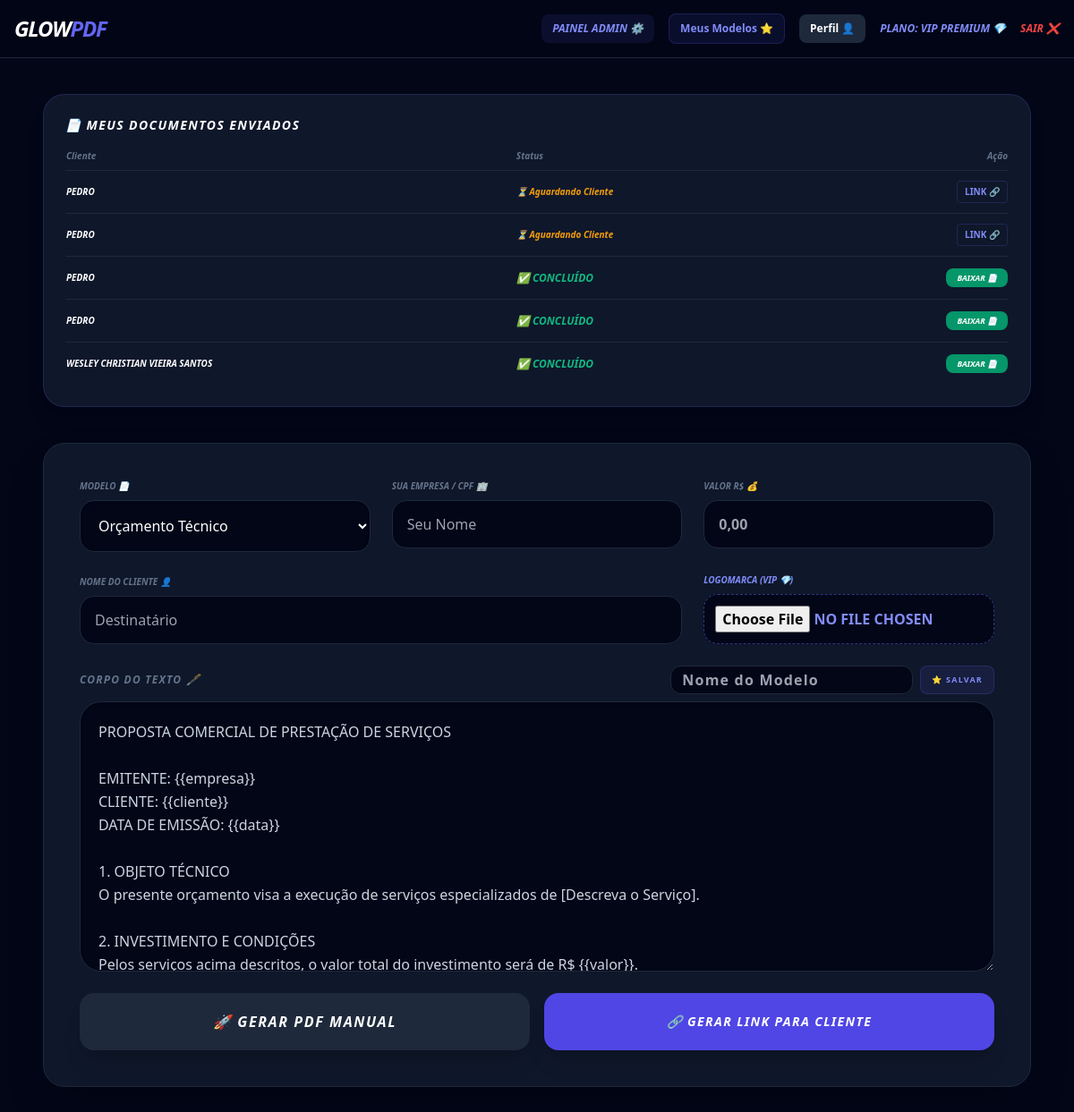
The page /index.php (signed in) on the database as committed earlier.
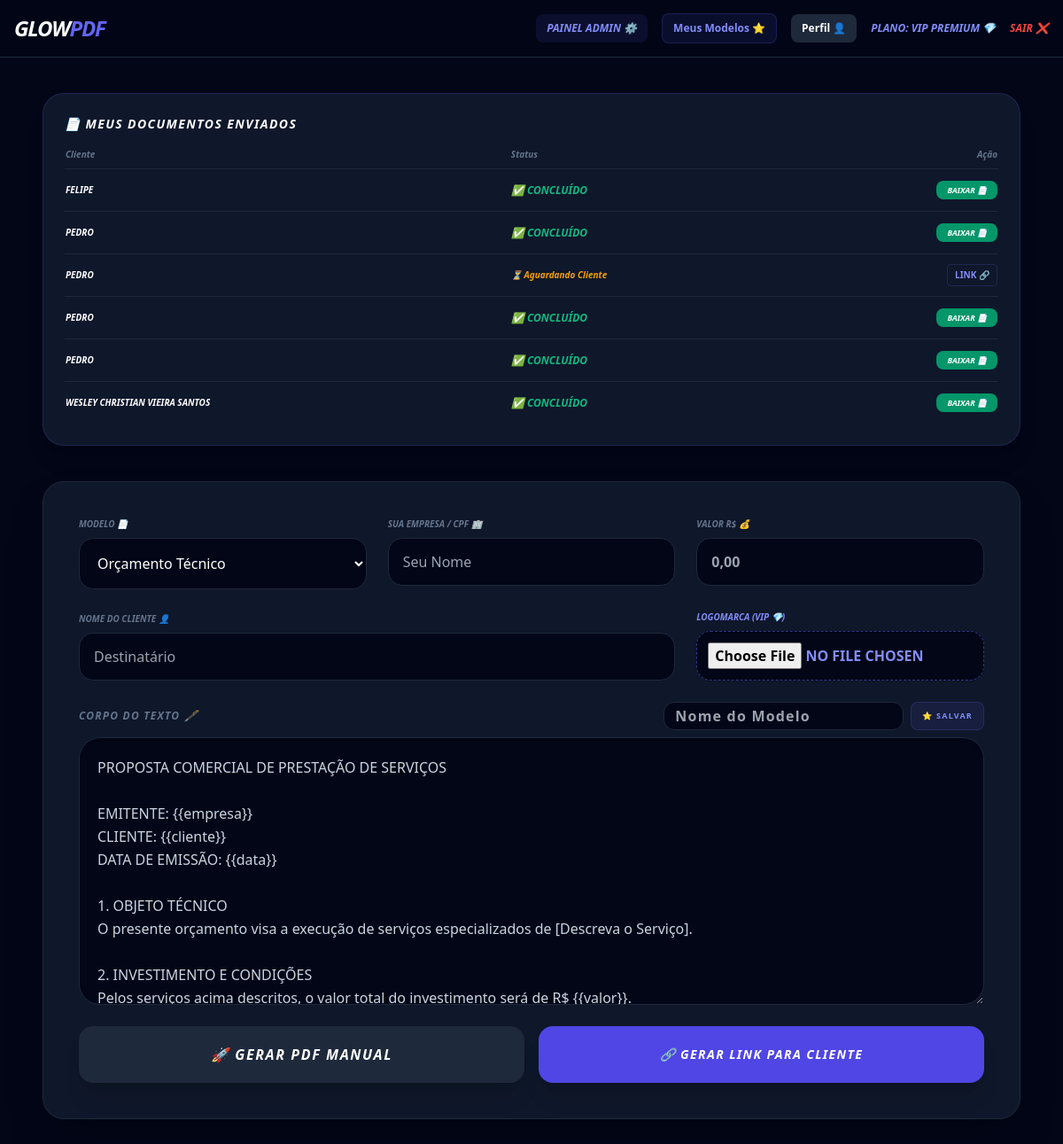
The same page on the database as committed later.
### tables this page shows
CREATE TABLE documentos (
    id INTEGER PRIMARY KEY AUTOINCREMENT,
    token VARCHAR(100) DEFAULT NULL,
    usuario_id INTEGER DEFAULT NULL,
    tipo VARCHAR(100) DEFAULT NULL,
    empresa VARCHAR(255) DEFAULT NULL,
    cliente VARCHAR(255) DEFAULT NULL,
    valor VARCHAR(50) DEFAULT NULL,
    descricao TEXT DEFAULT NULL,
    logo_empresa LONGTEXT DEFAULT NULL,
    assinatura_cliente LONGTEXT DEFAULT NULL,
    assinatura_empresa LONGTEXT DEFAULT NULL,
    status TEXT DEFAULT "pendente" CHECK(status IN ("pendente","assinado_cliente","assinado")),
    criado_em DATETIME DEFAULT CURRENT_TIMESTAMP
);

### index.php (the view, shortened to what this page needs)
<?php
try {
    $db_path = __DIR__ . "/glow.db";
    $pdo = new PDO("sqlite:" . $db_path);
    $pdo->setAttribute(PDO::ATTR_ERRMODE, PDO::ERRMODE_EXCEPTION);
    $pdo->prepare("CREATE TABLE IF NOT EXISTS modelos_favoritos (id INTEGER PRIMARY KEY AUTOINCREMENT, usuario_id INTEGER, nome_modelo TEXT, tipo TEXT, conteudo TEXT)")->execute();
} catch (Exception $e) {
    die("Erro ao conectar no banco de dados: " . $e->getMessage());
}
$hoje = date("Y-m-d"); $is_pro = false;
if (isset($_SESSION["user"]) && isset($pdo)) {
    $stmt = $pdo->prepare("SELECT status, expira_em FROM usuarios WHERE id = ?");
    $stmt->execute([$_SESSION["user"]["id"]]);
    $check = $stmt->fetch();
    if ($check && $check["status"] === "ativo" && $check["expira_em"] >= $hoje) { $is_pro = true; }
}
?>
<!DOCTYPE html>
<html lang="pt-br">
<head>
    <script src="https://cdn.tailwindcss.com"></script>
</head>
<body class="bg-custom text-slate-300 min-h-screen font-sans">
    <nav class="bg-[#020617]/80 backdrop-blur-md border-b border-slate-800 sticky top-0 z-50">
        <div class="max-w-7xl mx-auto px-4 h-16 flex items-center justify-between">
            <h1 class="text-xl md:text-2xl font-black text-white italic tracking-tighter">GLOW<span class="text-indigo-500">PDF</span></h1>
            <div class="hidden md:flex items-center gap-4 text-xs font-bold uppercase italic">
                <?php if (isset($_SESSION["user"])): ?>
                    <?php if ($_SESSION["user"]["email"] === "admin@glow.com"): ?>
                        <a href="admin.php" class="text-xs font-bold text-indigo-400 uppercase italic bg-indigo-500/10 px-3 py-2 rounded-lg">Painel Admin ⚙️</a>
                    <?php endif; ?>
                    <button onclick="<?= $is_pro ? "toggleModal('modal-modelos', true)" : "mostrarAviso('Esta função é exclusiva para membros VIP! 💎')" ?>" class="bg-indigo-500/10 text-indigo-400 px-3 py-2 rounded-lg border border-indigo-500/20">Meus Modelos ⭐</button>
                    <button onclick="toggleModal('modal-perfil', true)" class="bg-slate-800 text-white px-3 py-2 rounded-lg">Perfil 👤</button>
                    <span class="text-xs font-bold text-indigo-400 uppercase italic text-xs text-indigo-400">PLANO: <?= $is_pro ? "VIP PREMIUM 💎" : "GRATUITO" ?></span>
                    <a href="?logout=1" class="text-red-500">Sair ❌</a>
                <?php else: ?>
                    <button onclick="toggleModal('modal-login', true)">Entrar 🚀</button>
                    <button onclick="toggleModal('modal-reg', true)" class="bg-indigo-600 text-white px-4 py-2 rounded-lg text-xs font-bold shadow-lg shadow-indigo-500/20 uppercase">Assinar Pro 💎</button>
                <?php endif; ?>
            </div>
        </div>
    </nav>
    <main class="max-w-6xl mx-auto py-6 md:py-10 px-4 md:px-6 italic text-slate-300">
        <?php if($is_pro): ?>
        <div class="mb-10 card-custom p-6 rounded-3xl border-indigo-500/20 shadow-xl"><h3 class="text-white font-bold mb-4 flex items-center gap-2 text-sm uppercase tracking-widest text-indigo-400 italic">📄 Meus Documentos Enviados</h3><div class="overflow-x-auto text-[10px]"><table class="w-full text-left"><thead class="text-slate-500 border-b border-slate-800"><tr><th class="pb-2">Cliente</th><th class="pb-2">Status</th><th class="pb-2 text-right">Ação</th></tr></thead><tbody class="divide-y divide-slate-800"><?php $stmt_doc = $pdo->prepare("SELECT * FROM documentos WHERE usuario_id = ? ORDER BY criado_em DESC"); $stmt_doc->execute([$_SESSION['user']['id']]); foreach($stmt_doc->fetchAll() as $md): ?><tr><td class="py-4 text-white font-bold uppercase"><?= $md['cliente'] ?></td><td><?php if($md['status'] == 'pendente'): ?><span class="text-amber-500 italic font-bold">⏳ Aguardando Cliente</span><?php elseif($md['status'] == 'assinado_cliente'): ?><span class="text-indigo-400 font-bold uppercase">✨ Cliente Assinou!</span><?php else: ?><span class="text-emerald-500 font-bold uppercase italic text-xs">✅ Concluído</span><?php endif; ?></td><td class="text-right"><?php if($md['status'] == 'pendente'): ?><button onclick="abrirModalLink('https://<?= $_SERVER['HTTP_HOST'] ?>/assinar.php?id=<?= $md['token'] ?>')" class="text-indigo-400 font-bold uppercase border border-indigo-500/20 px-2 py-1 rounded">Link 🔗</button><?php elseif($md['status'] == 'assinado_cliente'): ?><button onclick="abrirAssinaturaEmpresa(<?= $md['id'] ?>)" class="bg-indigo-600 text-white px-3 py-1 rounded-lg font-black uppercase text-[9px] shadow-lg">ASSINAR ✍️</button><?php else: ?><a href="?baixar_doc=<?= $md['id'] ?>" class="bg-emerald-600 text-white px-3 py-1 rounded-lg font-black uppercase text-[9px]">Baixar 📄</a><?php endif; ?></td></tr><?php endforeach; ?></tbody></table></div></div>
        <?php endif; ?>
        <div class="card-custom p-6 md:p-10 rounded-3xl shadow-2xl border-slate-800">
            <form method="POST" id="mainForm" enctype="multipart/form-data" class="flex flex-col gap-6">
                <div class="grid grid-cols-1 md:grid-cols-3 gap-6">
                    <div class="flex flex-col"><label class="text-[10px] font-bold text-slate-500 uppercase mb-2">Modelo 📄</label><select name="tipo_documento" id="tipo_doc" onchange="alterarTextoBase()" class="w-full p-4 rounded-2xl bg-slate-950 border border-slate-800 outline-none focus:border-indigo-500 text-sm shadow-inner text-white"><option value="ORÇAMENTO TÉCNICO">Orçamento Técnico</option></select></div>
                    <div class="flex flex-col"><label class="text-[10px] font-bold text-slate-500 uppercase mb-2">Sua Empresa / CPF 🏢</label><input type="text" name="empresa" id="emp_f" required placeholder="Seu Nome" class="w-full p-4 rounded-2xl bg-slate-950 border border-slate-800 outline-none text-sm focus:border-indigo-500"></div>
                    <div class="flex flex-col"><label class="text-[10px] font-bold text-slate-500 uppercase mb-2">Valor R$ 💰</label><input type="text" name="valor" id="val_f" required placeholder="0,00" class="w-full p-4 rounded-2xl bg-slate-950 border border-slate-800 text-indigo-400 font-bold text-sm focus:border-indigo-500"></div>
                </div>
                <div class="grid grid-cols-1 md:grid-cols-3 gap-6 items-end">
                    <div class="md:col-span-2 flex flex-col"><label class="text-[10px] font-bold text-slate-500 uppercase mb-2">Nome do Cliente 👤</label><input type="text" name="cliente" id="cli_f" required placeholder="Destinatário" class="w-full p-4 rounded-2xl bg-slate-950 border border-slate-800 text-sm focus:border-indigo-500"></div>
                    <div class="flex flex-col"><label class="text-[10px] font-bold text-indigo-400 uppercase mb-2 font-black">Logomarca (VIP 💎)</label><?php if ($is_pro): ?><input type="file" name="logo_file" class="w-full p-3 text-[10px] bg-slate-950 rounded-2xl border border-dashed border-indigo-500/50 text-indigo-400 font-bold uppercase shadow-sm"><?php else: ?><div class="w-full p-4 bg-slate-800/20 rounded-2xl text-slate-500 italic text-center border border-slate-800 text-[10px]">Liberado apenas no VIP 💎</div><?php endif; ?></div>
                </div>
                <div class="flex flex-col">
                    <label class="text-[10px] font-bold text-slate-500 uppercase mb-2 text-xs tracking-widest italic flex justify-between items-center uppercase">
                        Corpo do Texto 🖋️
                        <div class="flex gap-2">
                            <input type="text" name="nome_modelo_salvar" placeholder="Nome do Modelo" class="bg-slate-950 border border-slate-800 text-[9px] px-3 py-1 rounded-xl outline-none focus:border-indigo-500 text-white">
                            <button type="submit" name="salvar_modelo_vip" class="text-[9px] text-indigo-400 font-black bg-indigo-500/10 px-3 py-1 rounded-lg border border-indigo-500/20 hover:bg-indigo-500 hover:text-white transition">⭐ SALVAR</button>
                        </div>
                    </label>
                    <textarea name="descricao" id="texto_doc" rows="10" class="w-full p-5 rounded-3xl bg-slate-950 border border-slate-800 outline-none text-sm leading-relaxed focus:border-indigo-500 shadow-inner"></textarea>
                </div>
                <div class="grid grid-cols-1 md:grid-cols-2 gap-4">
                    <button type="submit" name="gerar_pdf" class="bg-slate-800 hover:bg-slate-700 text-white font-black py-5 rounded-2xl uppercase tracking-widest transition shadow-xl text-sm md:text-base italic">🚀 GERAR PDF MANUAL</button>
                    <?php if ($is_pro): ?> <button type="submit" name="gerar_link" class="bg-indigo-600 hover:bg-indigo-500 text-white font-black py-5 rounded-2xl uppercase tracking-widest shadow-xl transition text-sm italic">🔗 GERAR LINK PARA CLIENTE</button><?php else: ?><button type="button" onclick="mostrarAviso('Esta função é exclusiva para membros VIP! 💎')" class="bg-indigo-600/30 text-indigo-400 cursor-not-allowed font-black py-5 rounded-2xl uppercase tracking-widest text-sm opacity-60 italic uppercase">🔗 GERAR LINK (APENAS VIP 💎)</button><?php endif; ?>
                </div>
            </form>
        </div>
    </main>
</body>
</html>

### index.php (style rules this page uses)
.bg-custom { background: #020617; }
.card-custom { background: #0f172a; border: 1px solid #1e293b; }
input, select, textarea { font-size: 16px !important; }

Rows that differ between the two databases and show on the page:
added documentos: cliente "FELIPE", status "✅ CONCLUÍDO"
changed documentos (number 2 of 6 on the later page): status "⏳ Aguardando Cliente LINK 🔗" → "✅ CONCLUÍDO BAIXAR 📄"
